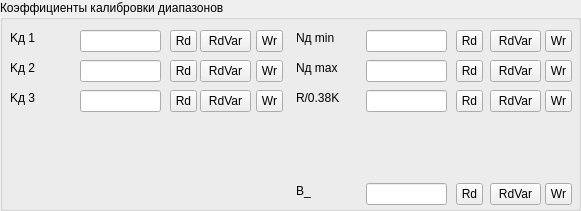
   <widget class="QGroupBox" name="groupBox_3">
    <property name="geometry">
     <rect>
      <x>10</x>
      <y>420</y>
      <width>581</width>
      <height>211</height>
     </rect>
    </property>
    <property name="title">
     <string>Коэффициенты калибровки диапазонов</string>
    </property>
    <widget class="QLineEdit" name="leAet_1">
     <property name="geometry">
      <rect>
       <x>80</x>
       <y>30</y>
       <width>81</width>
       <height>22</height>
      </rect>
     </property>
     <property name="font">
      <font>
       <pointsize>9</pointsize>
      </font>
     </property>
    </widget>
    <widget class="QToolButton" name="tbAetRd_1">
     <property name="geometry">
      <rect>
       <x>170</x>
       <y>30</y>
       <width>27</width>
       <height>22</height>
      </rect>
     </property>
     <property name="text">
      <string>Rd</string>
     </property>
    </widget>
    <widget class="QToolButton" name="tbAetWr_1">
     <property name="geometry">
      <rect>
       <x>256</x>
       <y>30</y>
       <width>27</width>
       <height>22</height>
      </rect>
     </property>
     <property name="text">
      <string>Wr</string>
     </property>
    </widget>
    <widget class="QLabel" name="label_24">
     <property name="geometry">
      <rect>
       <x>10</x>
       <y>30</y>
       <width>51</width>
       <height>16</height>
      </rect>
     </property>
     <property name="font">
      <font>
       <pointsize>9</pointsize>
      </font>
     </property>
     <property name="lineWidth">
      <number>-5</number>
     </property>
     <property name="text">
      <string>Kд 1</string>
     </property>
    </widget>
    <widget class="QToolButton" name="tbNtWr_1">
     <property name="geometry">
      <rect>
       <x>545</x>
       <y>30</y>
       <width>27</width>
       <height>22</height>
      </rect>
     </property>
     <property name="text">
      <string>Wr</string>
     </property>
    </widget>
    <widget class="QLabel" name="label_25">
     <property name="geometry">
      <rect>
       <x>296</x>
       <y>30</y>
       <width>51</width>
       <height>16</height>
      </rect>
     </property>
     <property name="font">
      <font>
       <pointsize>9</pointsize>
      </font>
     </property>
     <property name="lineWidth">
      <number>-5</number>
     </property>
     <property name="text">
      <string>Nд min</string>
     </property>
    </widget>
    <widget class="QLineEdit" name="leNt_1">
     <property name="geometry">
      <rect>
       <x>366</x>
       <y>30</y>
       <width>81</width>
       <height>22</height>
      </rect>
     </property>
     <property name="font">
      <font>
       <pointsize>9</pointsize>
      </font>
     </property>
    </widget>
    <widget class="QToolButton" name="tbNtRd_1">
     <property name="geometry">
      <rect>
       <x>456</x>
       <y>30</y>
       <width>27</width>
       <height>22</height>
      </rect>
     </property>
     <property name="text">
      <string>Rd</string>
     </property>
    </widget>
    <widget class="QToolButton" name="tbNtWr_2">
     <property name="geometry">
      <rect>
       <x>545</x>
       <y>60</y>
       <width>27</width>
       <height>22</height>
      </rect>
     </property>
     <property name="text">
      <string>Wr</string>
     </property>
    </widget>
    <widget class="QToolButton" name="tbNtRd_2">
     <property name="geometry">
      <rect>
       <x>456</x>
       <y>60</y>
       <width>27</width>
       <height>22</height>
      </rect>
     </property>
     <property name="text">
      <string>Rd</string>
     </property>
    </widget>
    <widget class="QLabel" name="label_26">
     <property name="geometry">
      <rect>
       <x>296</x>
       <y>60</y>
       <width>51</width>
       <height>16</height>
      </rect>
     </property>
     <property name="font">
      <font>
       <pointsize>9</pointsize>
      </font>
     </property>
     <property name="lineWidth">
      <number>-5</number>
     </property>
     <property name="text">
      <string>Nд max</string>
     </property>
    </widget>
    <widget class="QToolButton" name="tbAetWr_2">
     <property name="geometry">
      <rect>
       <x>256</x>
       <y>60</y>
       <width>27</width>
       <height>22</height>
      </rect>
     </property>
     <property name="text">
      <string>Wr</string>
     </property>
    </widget>
    <widget class="QLabel" name="label_27">
     <property name="geometry">
      <rect>
       <x>10</x>
       <y>60</y>
       <width>51</width>
       <height>16</height>
      </rect>
     </property>
     <property name="font">
      <font>
       <pointsize>9</pointsize>
      </font>
     </property>
     <property name="lineWidth">
      <number>-5</number>
     </property>
     <property name="text">
      <string>Kд 2</string>
     </property>
    </widget>
    <widget class="QLineEdit" name="leNt_2">
     <property name="geometry">
      <rect>
       <x>366</x>
       <y>60</y>
       <width>81</width>
       <height>22</height>
      </rect>
     </property>
     <property name="font">
      <font>
       <pointsize>9</pointsize>
      </font>
     </property>
    </widget>
    <widget class="QLineEdit" name="leAet_2">
     <property name="geometry">
      <rect>
       <x>80</x>
       <y>60</y>
       <width>81</width>
       <height>22</height>
      </rect>
     </property>
     <property name="font">
      <font>
       <pointsize>9</pointsize>
      </font>
     </property>
    </widget>
    <widget class="QToolButton" name="tbAetRd_2">
     <property name="geometry">
      <rect>
       <x>170</x>
       <y>60</y>
       <width>27</width>
       <height>22</height>
      </rect>
     </property>
     <property name="text">
      <string>Rd</string>
     </property>
    </widget>
    <widget class="QToolButton" name="tbNtWr_3">
     <property name="geometry">
      <rect>
       <x>545</x>
       <y>90</y>
       <width>27</width>
       <height>22</height>
      </rect>
     </property>
     <property name="text">
      <string>Wr</string>
     </property>
    </widget>
    <widget class="QToolButton" name="tbNtRd_3">
     <property name="geometry">
      <rect>
       <x>456</x>
       <y>90</y>
       <width>27</width>
       <height>22</height>
      </rect>
     </property>
     <property name="text">
      <string>Rd</string>
     </property>
    </widget>
    <widget class="QLabel" name="label_28">
     <property name="geometry">
      <rect>
       <x>296</x>
       <y>90</y>
       <width>51</width>
       <height>16</height>
      </rect>
     </property>
     <property name="font">
      <font>
       <pointsize>9</pointsize>
      </font>
     </property>
     <property name="lineWidth">
      <number>-5</number>
     </property>
     <property name="text">
      <string>R/0.38K</string>
     </property>
    </widget>
    <widget class="QToolButton" name="tbAetWr_3">
     <property name="geometry">
      <rect>
       <x>256</x>
       <y>90</y>
       <width>27</width>
       <height>22</height>
      </rect>
     </property>
     <property name="text">
      <string>Wr</string>
     </property>
    </widget>
    <widget class="QLabel" name="label_29">
     <property name="geometry">
      <rect>
       <x>10</x>
       <y>90</y>
       <width>51</width>
       <height>16</height>
      </rect>
     </property>
     <property name="font">
      <font>
       <pointsize>9</pointsize>
      </font>
     </property>
     <property name="lineWidth">
      <number>-5</number>
     </property>
     <property name="text">
      <string>Kд 3</string>
     </property>
    </widget>
    <widget class="QLineEdit" name="leNt_3">
     <property name="geometry">
      <rect>
       <x>366</x>
       <y>90</y>
       <width>81</width>
       <height>22</height>
      </rect>
     </property>
     <property name="font">
      <font>
       <pointsize>9</pointsize>
      </font>
     </property>
    </widget>
    <widget class="QLineEdit" name="leAet_3">
     <property name="geometry">
      <rect>
       <x>80</x>
       <y>90</y>
       <width>81</width>
       <height>22</height>
      </rect>
     </property>
     <property name="font">
      <font>
       <pointsize>9</pointsize>
      </font>
     </property>
    </widget>
    <widget class="QToolButton" name="tbAetRd_3">
     <property name="geometry">
      <rect>
       <x>170</x>
       <y>90</y>
       <width>27</width>
       <height>22</height>
      </rect>
     </property>
     <property name="text">
      <string>Rd</string>
     </property>
    </widget>
    <widget class="QToolButton" name="tbAetVar_1">
     <property name="geometry">
      <rect>
       <x>200</x>
       <y>30</y>
       <width>51</width>
       <height>22</height>
      </rect>
     </property>
     <property name="text">
      <string>RdVar</string>
     </property>
    </widget>
    <widget class="QToolButton" name="tbAetVar_2">
     <property name="geometry">
      <rect>
       <x>200</x>
       <y>60</y>
       <width>51</width>
       <height>22</height>
      </rect>
     </property>
     <property name="text">
      <string>RdVar</string>
     </property>
    </widget>
    <widget class="QToolButton" name="tbAetVar_3">
     <property name="geometry">
      <rect>
       <x>200</x>
       <y>90</y>
       <width>51</width>
       <height>22</height>
      </rect>
     </property>
     <property name="text">
      <string>RdVar</string>
     </property>
    </widget>
    <widget class="QToolButton" name="tbNtVar_2">
     <property name="geometry">
      <rect>
       <x>490</x>
       <y>60</y>
       <width>51</width>
       <height>22</height>
      </rect>
     </property>
     <property name="text">
      <string>RdVar</string>
     </property>
    </widget>
    <widget class="QToolButton" name="tbNtVar_1">
     <property name="geometry">
      <rect>
       <x>490</x>
       <y>30</y>
       <width>51</width>
       <height>22</height>
      </rect>
     </property>
     <property name="text">
      <string>RdVar</string>
     </property>
    </widget>
    <widget class="QToolButton" name="tbNtVar_3">
     <property name="geometry">
      <rect>
       <x>490</x>
       <y>90</y>
       <width>51</width>
       <height>22</height>
      </rect>
     </property>
     <property name="text">
      <string>RdVar</string>
     </property>
    </widget>
    <widget class="QLabel" name="label_37">
     <property name="geometry">
      <rect>
       <x>296</x>
       <y>183</y>
       <width>51</width>
       <height>16</height>
      </rect>
     </property>
     <property name="font">
      <font>
       <pointsize>9</pointsize>
      </font>
     </property>
     <property name="lineWidth">
      <number>-5</number>
     </property>
     <property name="text">
      <string>B_</string>
     </property>
    </widget>
    <widget class="QLineEdit" name="leB_">
     <property name="geometry">
      <rect>
       <x>366</x>
       <y>183</y>
       <width>81</width>
       <height>22</height>
      </rect>
     </property>
     <property name="font">
      <font>
       <pointsize>9</pointsize>
      </font>
     </property>
    </widget>
    <widget class="QToolButton" name="tbB_Rd">
     <property name="geometry">
      <rect>
       <x>456</x>
       <y>183</y>
       <width>27</width>
       <height>22</height>
      </rect>
     </property>
     <property name="text">
      <string>Rd</string>
     </property>
    </widget>
    <widget class="QToolButton" name="tbB_Var">
     <property name="geometry">
      <rect>
       <x>490</x>
       <y>183</y>
       <width>51</width>
       <height>22</height>
      </rect>
     </property>
     <property name="text">
      <string>RdVar</string>
     </property>
    </widget>
    <widget class="QToolButton" name="tbB_Wr">
     <property name="geometry">
      <rect>
       <x>545</x>
       <y>183</y>
       <width>27</width>
       <height>22</height>
      </rect>
     </property>
     <property name="text">
      <string>Wr</string>
     </property>
    </widget>
   </widget>
